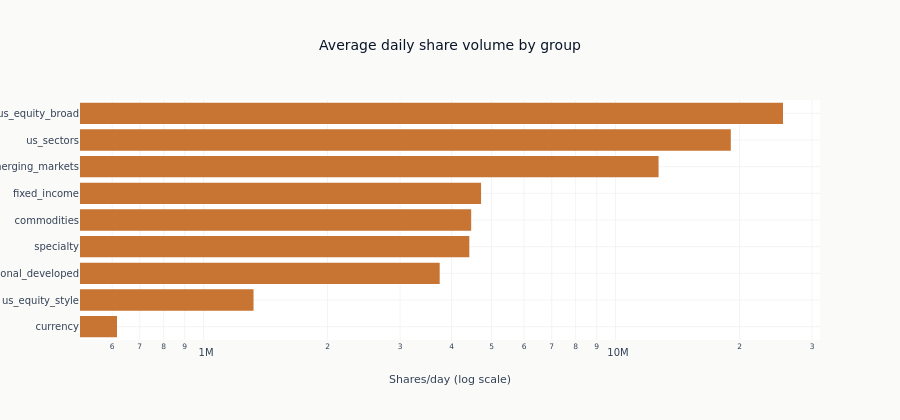

Here is the notebook cell this chart was saved with:
### Code cell
fig = go.Figure(
    go.Bar(
        x=by_group_vol["avg_volume"].to_list(),
        y=by_group_vol["group"].to_list(),
        orientation="h",
        marker_color=COLORS["copper"],
    )
)
fig.update_layout(
    title="Average daily share volume by group",
    xaxis_title="Shares/day (log scale)",
    xaxis_type="log",
    yaxis=dict(autorange="reversed"),
    height=420,
)
show_plotly_with_alt(
    fig,
    "A horizontal bar chart of average daily share volume by group on a logarithmic axis. "
    "The broad US equity group sits at the far right and the currency group at the far "
    "left, with the rest spread between them.",
)

### Figure 1 — Plotly figure (JSON) as saved in the notebook; plotly's stock layout.template omitted (floating-point values rounded to 4 significant figures)
{"data": [{"marker": {"color": "#C87533"}, "orientation": "h", "type": "bar", "x": [25500000.0, 19050000.0, 12720000.0, 4716000.0, 4463000.0, 4417000.0, 3742000.0, 1322000.0, 616500.0], "y": ["us_equity_broad", "us_sectors", "emerging_markets", "fixed_income", "commodities", "specialty", "international_developed", "us_equity_style", "currency"]}], "layout": {"height": 420, "title": {"text": "Average daily share volume by group"}, "xaxis": {"title": {"text": "Shares/day (log scale)"}, "type": "log"}, "yaxis": {"autorange": "reversed"}}}
